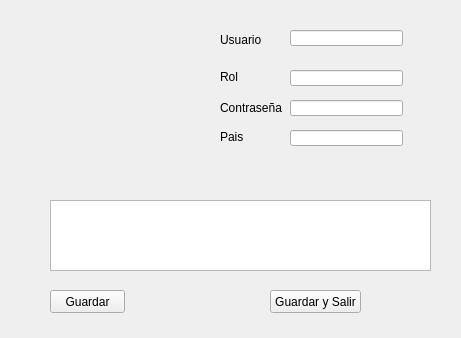
<?xml version="1.0" encoding="UTF-8"?>
<ui version="4.0">
 <class>MainWindow</class>
 <widget class="QMainWindow" name="MainWindow">
  <property name="geometry">
   <rect>
    <x>0</x>
    <y>0</y>
    <width>461</width>
    <height>338</height>
   </rect>
  </property>
  <property name="windowTitle">
   <string>MainWindow</string>
  </property>
  <widget class="QWidget" name="centralwidget">
   <widget class="QLabel" name="lImagen">
    <property name="geometry">
     <rect>
      <x>30</x>
      <y>20</y>
      <width>151</width>
      <height>141</height>
     </rect>
    </property>
    <property name="text">
     <string>&lt;html&gt;&lt;head/&gt;&lt;body&gt;&lt;p&gt;&lt;img src=&quot;:/Fotos/imagenes/Prueba1.png&quot;/&gt;&lt;/p&gt;&lt;/body&gt;&lt;/html&gt;</string>
    </property>
   </widget>
   <widget class="QPushButton" name="bGuardar">
    <property name="geometry">
     <rect>
      <x>50</x>
      <y>290</y>
      <width>75</width>
      <height>23</height>
     </rect>
    </property>
    <property name="text">
     <string>Guardar</string>
    </property>
   </widget>
   <widget class="QPushButton" name="bGuardarYSalir">
    <property name="geometry">
     <rect>
      <x>270</x>
      <y>290</y>
      <width>91</width>
      <height>23</height>
     </rect>
    </property>
    <property name="text">
     <string>Guardar y Salir</string>
    </property>
   </widget>
   <widget class="QLabel" name="lUsuario">
    <property name="geometry">
     <rect>
      <x>220</x>
      <y>30</y>
      <width>47</width>
      <height>20</height>
     </rect>
    </property>
    <property name="text">
     <string>Usuario</string>
    </property>
   </widget>
   <widget class="QLabel" name="lRol">
    <property name="geometry">
     <rect>
      <x>220</x>
      <y>70</y>
      <width>47</width>
      <height>13</height>
     </rect>
    </property>
    <property name="text">
     <string>Rol</string>
    </property>
   </widget>
   <widget class="QLabel" name="lContrasenia">
    <property name="geometry">
     <rect>
      <x>220</x>
      <y>100</y>
      <width>71</width>
      <height>16</height>
     </rect>
    </property>
    <property name="text">
     <string>Contraseña</string>
    </property>
   </widget>
   <widget class="QLabel" name="lPais">
    <property name="geometry">
     <rect>
      <x>220</x>
      <y>130</y>
      <width>47</width>
      <height>13</height>
     </rect>
    </property>
    <property name="text">
     <string>Pais</string>
    </property>
   </widget>
   <widget class="QLineEdit" name="eUsuario">
    <property name="geometry">
     <rect>
      <x>290</x>
      <y>30</y>
      <width>113</width>
      <height>16</height>
     </rect>
    </property>
   </widget>
   <widget class="QLineEdit" name="eRol">
    <property name="geometry">
     <rect>
      <x>290</x>
      <y>70</y>
      <width>113</width>
      <height>16</height>
     </rect>
    </property>
   </widget>
   <widget class="QLineEdit" name="eContrasenia">
    <property name="geometry">
     <rect>
      <x>290</x>
      <y>100</y>
      <width>113</width>
      <height>16</height>
     </rect>
    </property>
   </widget>
   <widget class="QLineEdit" name="ePais">
    <property name="geometry">
     <rect>
      <x>290</x>
      <y>130</y>
      <width>113</width>
      <height>16</height>
     </rect>
    </property>
   </widget>
   <widget class="QTextEdit" name="eComentarios">
    <property name="geometry">
     <rect>
      <x>50</x>
      <y>200</y>
      <width>381</width>
      <height>71</height>
     </rect>
    </property>
   </widget>
  </widget>
 </widget>
 <resources>
  <include location="Imagen.qrc"/>
  <include location="purpleACOES/recursosQT.qrc"/>
 </resources>
 <connections/>
</ui>
